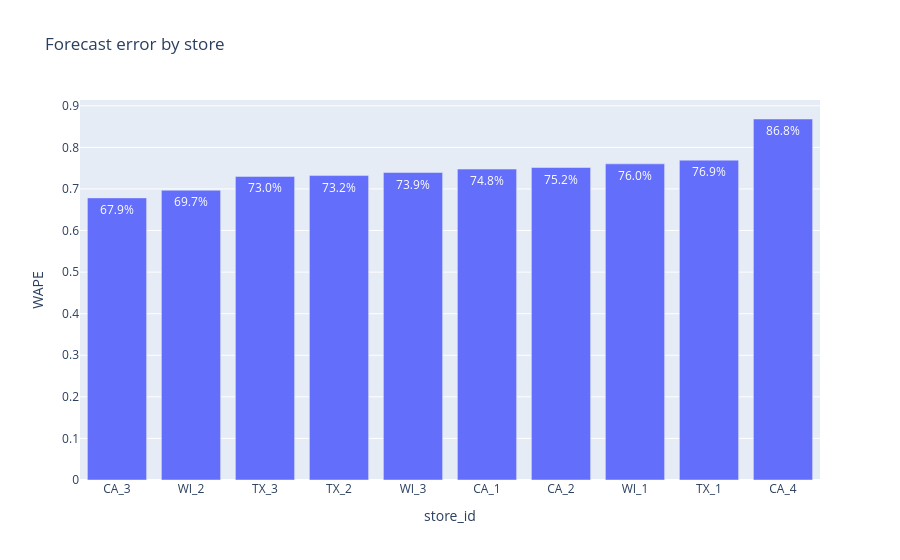

The notebook cell this image was saved under:
### Markdown cell above
## 5. Diagnose performance by store

### Code cell
store_rows = []
for store in sorted(sales.store_id.unique()):
    mask = sales.store_id.eq(store).to_numpy()
    store_rows.append({
        'store_id': store,
        'actual_units': float(actual[mask].sum()),
        'forecast_units': float(best[mask].sum()),
        'WAPE': float(np.abs(actual[mask] - best[mask]).sum() / actual[mask].sum()),
    })
store_results = pd.DataFrame(store_rows).sort_values('WAPE')
display(store_results.style.format({'actual_units': '{:,.0f}', 'forecast_units': '{:,.0f}', 'WAPE': '{:.1%}'}))
px.bar(store_results, x='store_id', y='WAPE', text_auto='.1%', title='Forecast error by store').show()

### Figure 1 — Plotly figure (JSON) as saved in the notebook; plotly's stock layout.template omitted (floating-point values rounded to 4 significant figures)
{"data": [{"hovertemplate": "store_id=%{x}<br>WAPE=%{y}<extra></extra>", "legendgroup": "", "marker": {"color": "#636efa", "pattern": {"shape": ""}}, "name": "", "orientation": "v", "showlegend": false, "textposition": "auto", "texttemplate": "%{y:.1%}", "type": "bar", "x": ["CA_3", "WI_2", "TX_3", "TX_2", "WI_3", "CA_1", "CA_2", "WI_1", "TX_1", "CA_4"], "xaxis": "x", "y": [0.6785, 0.697, 0.7301, 0.7322, 0.7395, 0.7478, 0.7516, 0.7604, 0.7693, 0.8683], "yaxis": "y"}], "layout": {"barmode": "relative", "legend": {"tracegroupgap": 0}, "title": {"text": "Forecast error by store"}, "xaxis": {"anchor": "y", "domain": [0.0, 1.0], "title": {"text": "store_id"}}, "yaxis": {"anchor": "x", "domain": [0.0, 1.0], "title": {"text": "WAPE"}}}}
